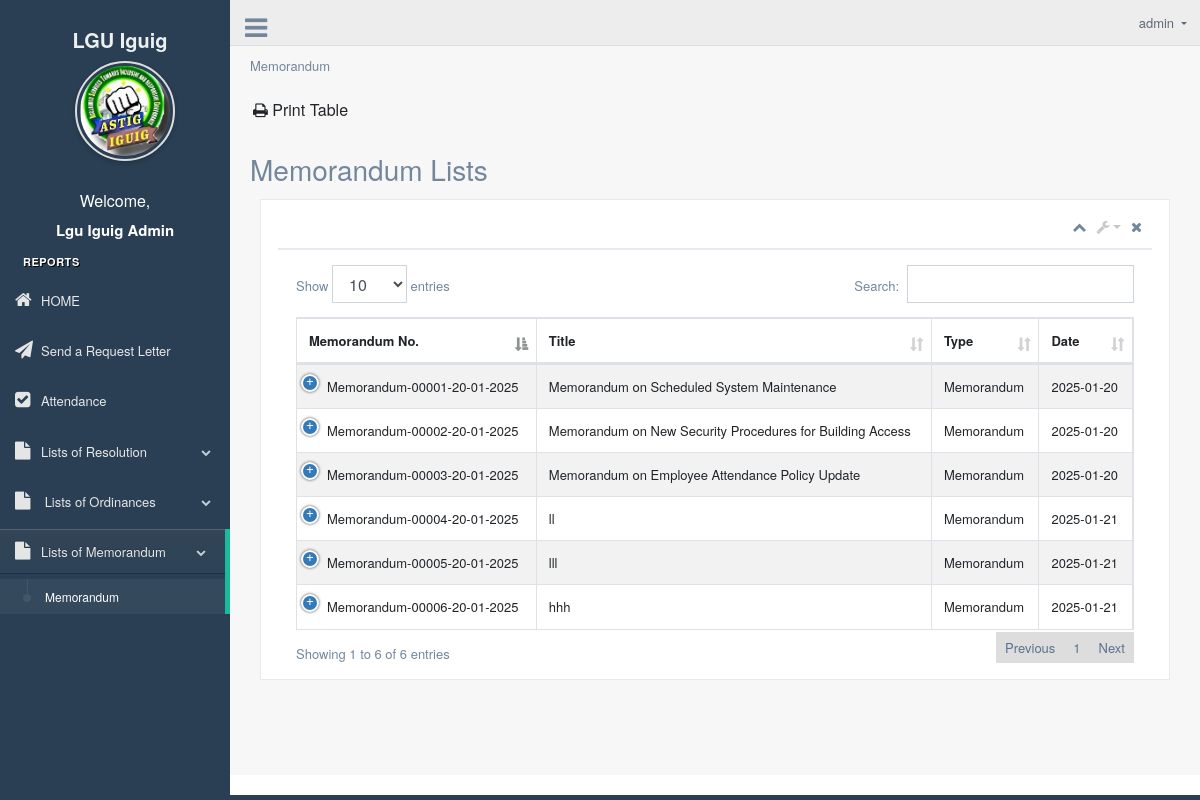
Page /employee/submitted_memorandum.php (signed in) on the committed database.
### tables this page shows
CREATE TABLE `users` (
  `user_id` int(11) NOT NULL,
  `username` varchar(50) NOT NULL,
  `password` varchar(255) NOT NULL,
  `email` varchar(100) NOT NULL,
  `profile_picture` varchar(255) DEFAULT '../profile/default.jpg',
  `first_name` varchar(50) NOT NULL,
  `last_name` varchar(50) NOT NULL,
  `role_id` int(11) NOT NULL,
  `position_id` int(11) DEFAULT NULL,
  `status` enum('active','inactive','suspended') DEFAULT 'inactive',
  `created_at` timestamp NOT NULL DEFAULT current_timestamp(),
  `updated_at` timestamp NOT NULL DEFAULT current_timestamp() ON UPDATE current_timestamp(),
  `is_deleted` tinyint(1) DEFAULT 0
);

CREATE TABLE `documentfiles` (
  `id` int(11) NOT NULL,
  `document_id` varchar(100) NOT NULL,
  `file_type` enum('pdf','docx','jpg','png','xlsx') NOT NULL,
  `file_path` varchar(255) NOT NULL,
  `uploaded_at` datetime DEFAULT current_timestamp(),
  `uploaded_by` int(11) NOT NULL
);

CREATE TABLE `document` (
  `id` int(11) NOT NULL,
  `document_type` enum('Memorandum','Resolution','Ordinance') NOT NULL,
  `document_id` varchar(100) NOT NULL,
  `title` varchar(255) NOT NULL,
  `authored_by` int(11) NOT NULL,
  `date` date NOT NULL,
  `subject` text NOT NULL,
  `description` text NOT NULL,
  `is_archived` tinyint(1) DEFAULT 0,
  `is_approved` tinyint(1) DEFAULT 0,
  `is_rejected` tinyint(1) DEFAULT 0,
  `file_path` varchar(255) DEFAULT NULL
);

### employee/submitted_memorandum.php (the view, shortened to what this page needs)
<?php
include('../config/config.php');
$query = "
    SELECT
        d.document_id,
        d.title,
        d.document_type,
        d.date,
        d.subject,
        df.file_path
    FROM Document d
    LEFT JOIN documentfiles df ON d.document_id = df.document_id
    WHERE d.document_type = 'Memorandum'  -- Filter for Memorandum documents only
    AND d.is_archived = 0               -- Exclude archived documents
    AND d.is_rejected = 0               -- Exclude rejected documents
    AND d.is_approved = 0               -- Exclude approved documents
    ORDER BY d.date DESC";
$stmt = $pdo->prepare($query);
$stmt->execute();
$result = $stmt->fetchAll(PDO::FETCH_ASSOC);
?>
<!DOCTYPE html>
<html lang="en">
  <head>
    <link href="../prod/vendors/bootstrap/dist/css/bootstrap.min.css" rel="stylesheet">
    <link href="../prod/vendors/font-awesome/css/font-awesome.min.css" rel="stylesheet">
    <link href="../prod/vendors/nprogress/nprogress.css" rel="stylesheet">
    <link href="../prod/vendors/iCheck/skins/flat/green.css" rel="stylesheet">
    <link href="../prod/vendors/datatables.net-bs/css/dataTables.bootstrap.min.css" rel="stylesheet">
    <link href="../prod/vendors/datatables.net-buttons-bs/css/buttons.bootstrap.min.css" rel="stylesheet">
    <link href="../prod/vendors/datatables.net-fixedheader-bs/css/fixedHeader.bootstrap.min.css" rel="stylesheet">
    <link href="../prod/vendors/datatables.net-responsive-bs/css/responsive.bootstrap.min.css" rel="stylesheet">
    <link href="../prod/vendors/datatables.net-scroller-bs/css/scroller.bootstrap.min.css" rel="stylesheet">
    <link href="../prod/build/css/custom.min.css" rel="stylesheet">
  </head>
  <body class="nav-md">
    <div class="container body">
      <div class="main_container">
        <div class="col-md-3 left_col">
          <div class="left_col scroll-view">
          <?php  include ('includes/sidebar.php');?>
          <?php include ('includes/navbar.php');?>
        <div class="right_col" role="main">
          <div class="">
          <p>Memorandum</p>
<div class="row no-print">
    <div class="">
        <button class="btn btn-default" onclick="printTable();"><i class="fa fa-print"></i> Print Table</button>
    </div>
</div>
            <div class="page-title">
              <div class="title_left">
                <h3> Memorandum Lists</h3>
              </div>
            </div>
              <div class="col-md-12 col-sm-12 ">
                <div class="x_panel">
                  <div class="x_title">
                    <ul class="nav navbar-right panel_toolbox">
                      <li><a class="collapse-link"><i class="fa fa-chevron-up"></i></a>
                      </li>
                      <li class="dropdown">
                        <a href="#" class="dropdown-toggle" data-toggle="dropdown" role="button" aria-expanded="false"><i class="fa fa-wrench"></i></a>
                      </li>
                      <li><a class="close-link"><i class="fa fa-close"></i></a>
                      </li>
                    </ul>
                    <div class="clearfix"></div>
                  </div>
                  <div class="x_content">
                      <div class="row">
                          <div class="col-sm-12">
                            <div class="card-box table-responsive">
                            <table id="datatable-responsive" class="table table-striped table-bordered dt-responsive nowrap" cellspacing="0" width="100%">
    <thead>
        <tr>
            <th>Memorandum No.</th>
            <th>Title</th>
            <th>Type</th>
            <th>Date</th>
        </tr>
    </thead>
    <tbody>
        <?php if (!empty($result)): ?>
            <?php foreach ($result as $row): ?>
                <tr>
                    <td><?= htmlspecialchars($row['document_id'], ENT_QUOTES, 'UTF-8'); ?></td>
                    <td><?= htmlspecialchars($row['title'], ENT_QUOTES, 'UTF-8'); ?></td>
                    <td><?= htmlspecialchars($row['document_type'], ENT_QUOTES, 'UTF-8'); ?></td>
                    <td><?= htmlspecialchars($row['date'], ENT_QUOTES, 'UTF-8'); ?></td>
                </tr>
            <?php endforeach; ?>
        <?php else: ?>
            <tr>
                <td colspan="6" class="text-center">No memorandums found.</td>
            </tr>
        <?php endif; ?>
    </tbody>
</table>
                  </div>
                </div>
              </div>
            </div>
                </div>
              </div>
            </div>
          </div>
        </div>
        <footer>
        </footer>
      </div>
  </body>
</html>

### employee/includes/sidebar.php (shortened to what this page needs)
<?php
include('../config/config.php');
$user_id = $_SESSION['user_id'];
try {
  $stmt = $pdo->prepare("SELECT first_name, last_name, profile_picture FROM users WHERE user_id = :user_id");
  $stmt->execute(['user_id' => $user_id]);
  $user = $stmt->fetch(PDO::FETCH_ASSOC);
  $first_name = htmlspecialchars($user['first_name']);
  $last_name = htmlspecialchars($user['last_name']);
  $profile_picture = htmlspecialchars($user['profile_picture']);
} catch (Exception $e) {
  $_SESSION['error_message'] = $e->getMessage();
  header("Location: ../landing_page.php");
  exit();
}
?>
<div class="navbar nav_title" style="border: 0;">
    <a href="employee_dashboard.php" class="site_title"><span>LGU Iguig </span></a>
</div>
            <div class="profile clearfix">
    <div class="profile_pic">
        <?php
        $defaultProfilePicture = "default/default.jpg";
        $displayPicture = !empty($profile_picture) ? $profile_picture : $defaultProfilePicture;
        ?>
        <img src="<?php echo htmlspecialchars($displayPicture); ?>" alt="Profile Picture" class="profile_img">
    </div>
    <div class="profile_info">
        <span>Welcome,</span>
        <h2><?php echo htmlspecialchars($first_name . " " . $last_name); ?></h2>
    </div>
</div>
            <div id="sidebar-menu" class="main_menu_side hidden-print main_menu">
              <div class="menu_section">
                <h3>Reports</h3>
                <ul class="nav side-menu">
                <li><a href="employee_dashboard.php"><i class="fa fa-home"></i>HOME</a></li>
                <li><a href="send_request_letter.php"><i class="fa fa-paper-plane"></i>Send a Request Letter </a></li>
                <li><a href="atttend_session.php"><i class="fa fa-check-square"></i>Attendance </a></li>
                <li><a><i class="fa fa-file"></i>Lists of Resolution <span class="fa fa-chevron-down"></span></a>
                  </li>
                  <li><a><i class="fa fa-file"></i> Lists of Ordinances <span class="fa fa-chevron-down"></span></a>
                  </li>
                  <li><a><i class="fa fa-file"></i>Lists of Memorandum <span class="fa fa-chevron-down"></span></a>
                    <ul class="nav child_menu">
                      <li><a href="submitted_memorandum.php">Memorandum</a></li>
                    </ul>
                  </li>
                </ul>
              </div>
            </div>
          </div>
        </div>

### employee/includes/navbar.php (shortened to what this page needs)
<?php
include('../config/config.php');
$user_id = $_SESSION['user_id'];
try {
    $stmt = $pdo->prepare("SELECT username FROM users WHERE user_id = :user_id");
    $stmt->execute(['user_id' => $user_id]);
    $user = $stmt->fetch(PDO::FETCH_ASSOC);
    $username = htmlspecialchars($user['username']);
} catch (Exception $e) {
    $_SESSION['error_message'] = $e->getMessage();
    header("Location: ../landing_page.php");
    exit();
}
?>
<div class="top_nav">
    <div class="nav_menu">
        <div class="nav toggle">
            <a id="menu_toggle"><i class="fa fa-bars"></i></a>
        </div>
        <nav class="nav navbar-nav">
            <ul class="navbar-right">
                <li class="nav-item dropdown open" style="padding-left: 15px;">
                    <a href="javascript:;" class="user-profile dropdown-toggle" aria-haspopup="true" id="navbarDropdown" data-toggle="dropdown" aria-expanded="false">
                        <?php echo $username; ?>
                    </a>
                </li>
        </nav>
    </div>
</div>

### employee/submitted_memorandum.php (style rules this page uses)
.nav_title { display: flex; justify-content: center; align-items: center; height: 60px; background-color: #2A3F54; text-align: center; border-radius: 5px; padding: 10px; }
.nav_title .site_title { font-size: 20px; font-weight: bold; color: white; text-decoration: none; }
.profile { display: flex; flex-direction: column; align-items: center; justify-content: center; text-align: center; padding: 1px; }
.profile_info span { font-size: 16px; color: white; }
.profile_info h2 { font-size: 15px; margin: 5px 0; font-weight: bold; color: white; }

### employee/includes/sidebar.php (style rules this page uses)
.profile_pic img { width: 100px; height: 100px; object-fit: cover; border-radius: 50%; border: 2px solid #ddd; padding: 3px; box-shadow: 0 2px 5px rgba(0, 0, 0, 0.2); }

### rows in the picture
users: profile_picture (picture), first_name+last_name "Lgu Iguig Admin", username "admin"
documentfiles: document.document_id "Memorandum-00004-20-01-2025", document.title "ll", document.document_type "Memorandum", document.date "2025-01-21"
documentfiles: document.document_id "Memorandum-00005-20-01-2025", document.title "lll", document.document_type "Memorandum", document.date "2025-01-21"
documentfiles: document.document_id "Memorandum-00006-20-01-2025", document.title "hhh", document.document_type "Memorandum", document.date "2025-01-21"
documentfiles: document.document_id "Memorandum-00001-20-01-2025", document.title "Memorandum on Scheduled System Maintenance", document.document_type "Memorandum", document.date "2025-01-20"
documentfiles: document.document_id "Memorandum-00002-20-01-2025", document.title "Memorandum on New Security Procedures for Building Access", document.document_type "Memorandum", document.date "2025-01-20"
documentfiles: document.document_id "Memorandum-00003-20-01-2025", document.title "Memorandum on Employee Attendance Policy Update", document.document_type "Memorandum", document.date "2025-01-20"
